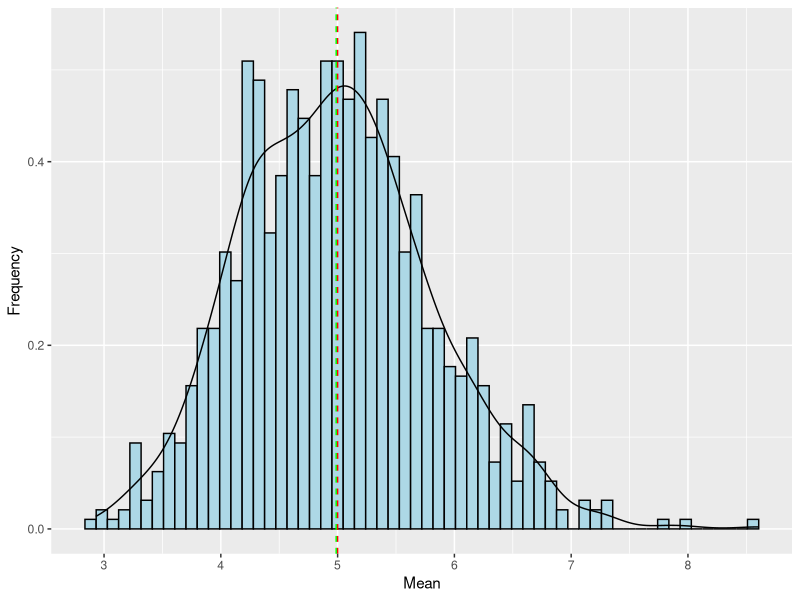

This figure's R source:
## ---- chunk 1
library(tidyverse)
library(datasets)
## ---- chunk 2
set.seed(666)
n <- 1000
lambda <- 0.2
## ---- chunk 3
s.mean = NULL
for (i in 1 : n) { s.mean <- c(s.mean, mean(rexp(40, lambda))) }

head(s.mean)
## ---- chunk 4
1/lambda ## Theoretical mean
mean(s.mean) ## Sample mean
## ---- chunk 5
(1/lambda/sqrt(40))^2 # Theoretical variance
var(s.mean) # Sample variance
## ---- chunk 6
s.mean <- as.data.frame(s.mean)
plot <- ggplot(s.mean, aes(s.mean)) + 
        geom_histogram(aes(y=..density..), bins = 60, 
                       colour = "black", fill = "lightblue")+
        geom_density()+
        geom_vline(aes(xintercept=c(1/lambda)),  
                   color="red", linetype="dashed", 
                   size = 0.5)+ 
        geom_vline(aes(xintercept=mean(s.mean)),  
                   color="green", linetype="dashed", 
                   size = 0.5)+ 
        xlab("Mean") + ylab("Frequency")
plot
## ---- chunk 7
shapiro.test(s.mean$s.mean)
